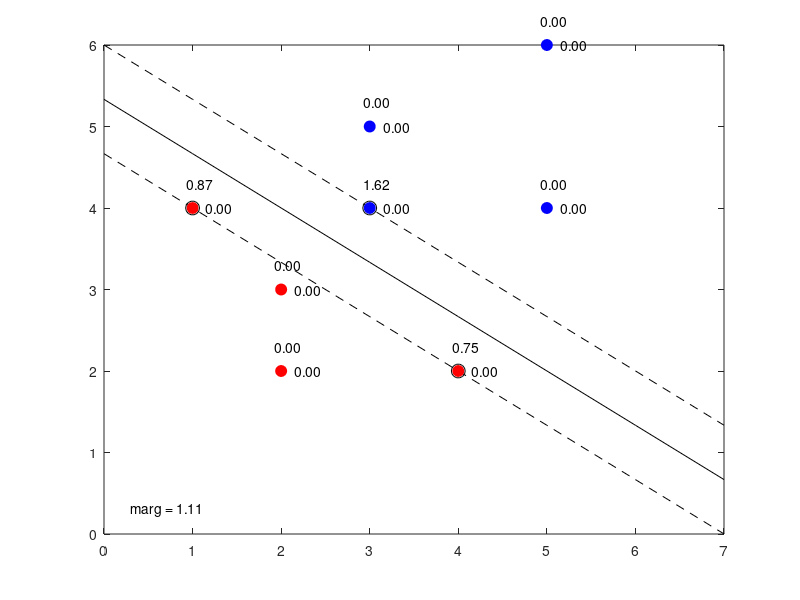

The MATLAB script that drew this image:
#!/usr/bin/octave -qf

# Cargamos los datos de entrenamiento
load data/mini/trSep.dat;          # Muestras entrenamiento (no separable)
load data/mini/trSeplabels.dat     # Etiquetas entrenamiento (no separable)

N = rows(tr);

# El tipo de kernel "-t 0" corresponde al tipo lineal
# Res es un tipo estructurado que contiene, entre otros:
#   los parámetros del modelo
#   los ı́ndices de los vectores que han resultado ser vectores soporte
#   el multiplicador de Lagrange
C = 1000
res = svmtrain(trlabels, tr, ["-q -t 0 -c ",num2str(C)]);

alpha = res.sv_coef

x = tr(res.sv_indices,:)
c = trlabels(res.sv_indices);
theta =  sum(x .* alpha)

%theta0 = - res.rho
aux = find(theta < c);
theta0 = sign(res.sv_coef(aux(1))) - theta*res.SVs(aux(1),:)'

margen = 2 / norm(theta)
pendiente = - theta(1) / theta(2)

val_x = [0:1:7];
recta = pendiente * val_x + -theta0/theta(2);
recta_margen1 = pendiente * val_x -(theta0 +1)/theta(2);
recta_margen2 = pendiente * val_x -(theta0 -1)/theta(2);

toler = zeros(length(trlabels),1);
for i = 1:length(res.sv_indices)
    toler(res.sv_indices(i))=abs( (abs(alpha(i))==C)*(1 - ( sign(alpha(i)) * (theta*tr(res.sv_indices(i),:)' + theta0) )) ); 
end

plot(   val_x, recta,"color","black",
        val_x, recta_margen1,"color","black","linestyle","--",
        val_x, recta_margen2,"color","black","linestyle","--",
        tr(trlabels==1, 1), tr(trlabels==1, 2), "o","markersize",8,"markerfacecolor","r","markeredgecolor","r",
        tr(trlabels==2, 1), tr(trlabels==2, 2), "o","markersize",8,"markerfacecolor","b","markeredgecolor","b",
        tr(res.sv_indices, 1), tr(res.sv_indices, 2), "o","markeredgecolor","black","markersize",10,
        tr(toler!=0,1),tr(toler!=0,2),"*","markeredgecolor","black","markersize",10
);

for i = 1:rows(tr)
    text(tr(i,1)+0.15,tr(i,2),sprintf("%4.2f",toler(i)),"FontSize",10)
endfor

aux = setdiff([1:rows(tr)],res.sv_indices);
for i = aux
    text(tr(i,1)-0.07,tr(i,2)+0.3,sprintf("0.00"),"FontSize",10)
end

for i = 1:rows(res.sv_indices)
    text(tr(res.sv_indices(i),1)-0.07,tr(res.sv_indices(i),2)+0.3,sprintf("%4.2f",abs(res.sv_coef(i))),"FontSize",10)
endfor

text(0.3,0.3,sprintf("marg = %4.2f",margen),"FontSize",10)


refresh();
print -djpg sep_chart.jpg;